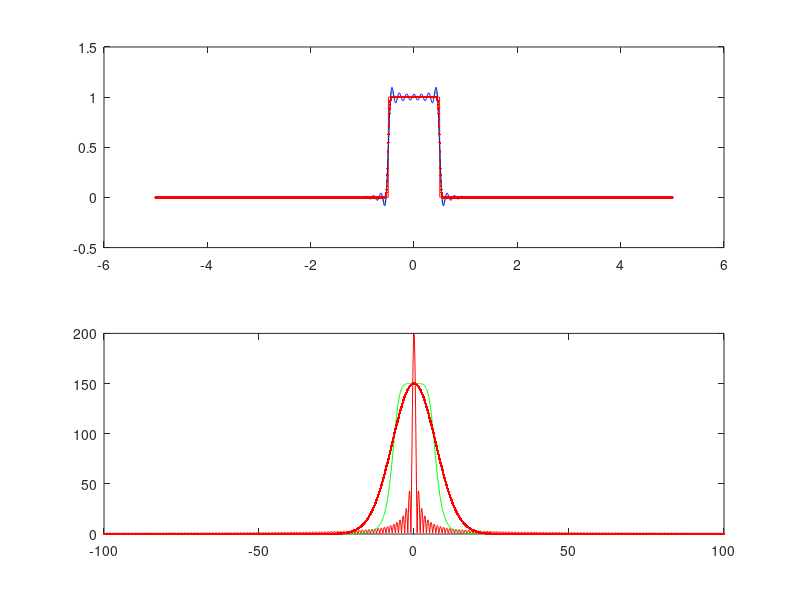

Write the MATLAB code that produced this figure.
close all; clear all; clc;
% t=<-5,5>, Fs=200;
% x: pros, sr dla t=0, szer=1, amp=1
% sygnal, WA
Fs=200;
t=-5:(1/Fs):5;
x=1.*(abs(t-0)<0.5); %sygna³ prostok¹tny
f=(Fs/2)*t/5;
X=fftshift(fft(x));
WA=abs(X);
LP=1.0*(abs(f)<7);
BW=1./(1+(f/7).^6); %filtr Butterwortha, nieidealny dolnoprzepustowy, ¿eby by³ górnoprzepustowy dajemy na pocz¹tku 1-...
BG=exp(-(f.*f)/(2*7*7)); %filtr Gaussa
x_new=real(ifft(ifftshift(X.*BW)));
x2=real(ifft(ifftshift(X.*LP))); %dla porównania filtr idealny
x3=real(ifft(ifftshift(X.*BG)));
subplot(211), plot(t,x, 'r', t, x_new, 'g', t, x2, 'b', t, x3, '.r');
ylim([-0.5, 1.5]);
subplot(212), plot(f,WA, 'r', f, 150*BW, 'g', f, 150*BG, '.r');